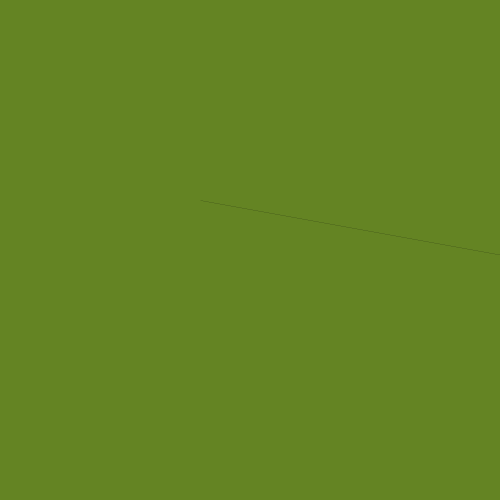
Frame 1 (no input)
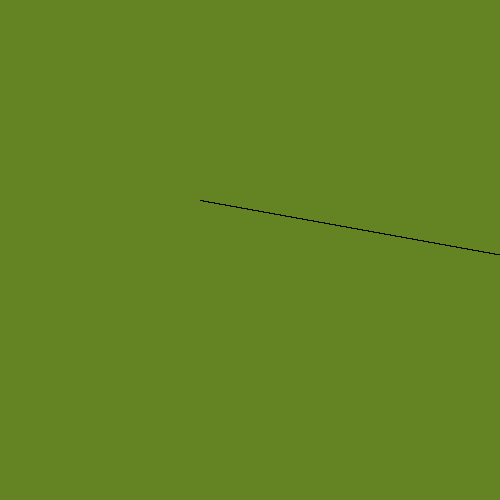
Frame 60 (the mouse pressed at the canvas centre just before this capture)
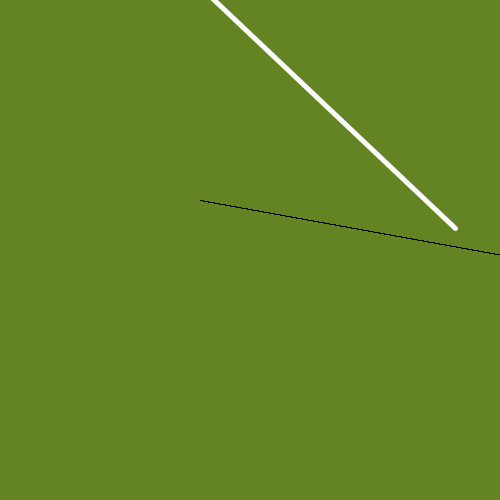
Frame 120 (the mouse held since frame 60 and released just before this capture)

The Processing sketch that drew these frames (run headless with seeded random() and noise(); from frame 60 on, the mouse is pressed at the canvas centre):

// Processing sketch: processing_184898
// ── processing_184898.pde

void setup(){
size(500,500);

background(100,132,35);
}


float d=3.1415;
 void draw(){
 
 
    float r=random(420);
    float s=random(500);
    float t=random(10);
    float x=random(500);
    float z=random(255);
    float p=random(360);
        float q=random(360);
 
     translate(250,250);
    fill(z,x%d,t,z);
    rotate(radians(mouseX));
    stroke(mouseX,mouseX,mouseY%255);
    strokeWeight(mouseX/50);
   
line(pmouseX-50,pmouseY+mouseX-50,abs(mouseX-width),pmouseY+50);

 
  }
